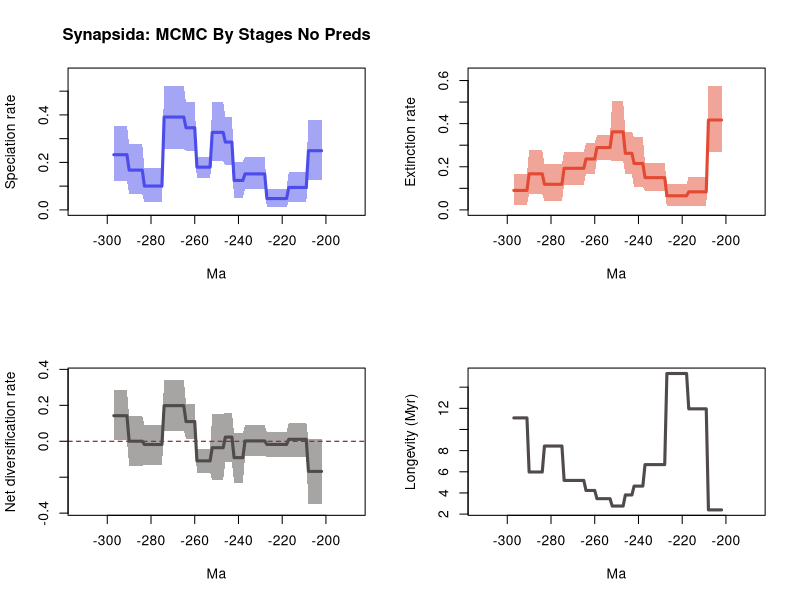

Write R code to recreate this figure.
# 1 files combined:
# 	C:\Users\SimoesLabAdmin\Documents\BDNN_Arielli\updated_occurrence_analyses\model_1\synapsida/combined_10marginal_rates.log

# 95% HPDs calculated using code from Biopy (https://www.cs.auckland.ac.nz/~yhel002/biopy/)

pdf(file='C:/Users/SimoesLabAdmin/Documents/BDNN_Arielli/updated_occurrence_analyses/model_1/synapsida/combined_10marginal_rates_RTT.pdf',width=10.8, height=8.4)
par(mfrow=c(2,2))
library(scales)
L_hpd_m95=c(NA, NA,NA,NA,NA,NA,NA,NA,NA,NA,NA,NA,NA,NA,NA,NA,NA,NA,NA,NA,NA,NA,NA,NA,NA,NA,NA,NA,NA,NA,NA,NA,NA,NA,NA,NA,NA,NA,NA,NA,NA,NA,NA,NA,NA,NA,NA,NA,NA,NA,NA,NA,NA,NA,NA,NA,NA,NA,NA,NA,NA,NA,NA,NA,NA,NA,NA,NA,NA,NA,NA,NA,NA,NA,NA,NA,NA,NA,NA,NA,NA,NA,NA,NA,NA,NA,NA,NA,NA,NA,NA,NA,NA,NA,NA,NA,NA,NA,NA,NA,NA,NA,NA,NA,NA,NA,NA,NA,NA,NA,NA,NA,NA,NA,NA,NA,NA,NA,NA,NA,NA,NA,NA,NA,NA,NA,NA,NA,NA,NA,NA,NA,NA,NA,NA,NA,NA,NA,NA,NA,NA,NA,NA,NA,NA,NA,NA,NA,NA,NA,NA,NA,NA,NA,NA,NA,NA,NA,NA,NA,NA,NA,NA,NA,NA,NA,NA,NA,NA,NA,NA,NA,NA,NA,NA,NA,NA,NA,NA,NA,NA,NA,NA,NA,NA,NA,NA,NA,NA,NA,NA,NA,NA,NA,NA,NA,NA,NA,NA,NA,NA,NA,0.12398,0.12398,0.12398,0.12398,0.12398,0.12398,0.12398,0.035238,0.035238,0.035238,0.035238,0.035238,0.035238,0.035238,0.035238,0.035238,0.010926,0.010926,0.010926,0.010926,0.010926,0.010926,0.010926,0.010926,0.010926,0.010926,0.089178,0.089178,0.089178,0.089178,0.089178,0.089178,0.089178,0.089178,0.089178,0.089178,0.050197,0.050197,0.050197,0.050197,0.050197,0.188749,0.188749,0.188749,0.188749,0.203822,0.203822,0.203822,0.203822,0.203822,0.203822,0.13558,0.13558,0.13558,0.13558,0.13558,0.13558,0.13558,0.249373,0.249373,0.249373,0.249373,0.249373,0.256268,0.256268,0.256268,0.256268,0.256268,0.256268,0.256268,0.256268,0.256268,0.256268,0.03174,0.03174,0.03174,0.03174,0.03174,0.03174,0.03174,0.03174,0.03174,0.067505,0.067505,0.067505,0.067505,0.067505,0.067505,0.067505,0.122307,0.122307,0.122307,0.122307,0.122307,0.122307,0.122307)
L_hpd_M95=c(NA, NA,NA,NA,NA,NA,NA,NA,NA,NA,NA,NA,NA,NA,NA,NA,NA,NA,NA,NA,NA,NA,NA,NA,NA,NA,NA,NA,NA,NA,NA,NA,NA,NA,NA,NA,NA,NA,NA,NA,NA,NA,NA,NA,NA,NA,NA,NA,NA,NA,NA,NA,NA,NA,NA,NA,NA,NA,NA,NA,NA,NA,NA,NA,NA,NA,NA,NA,NA,NA,NA,NA,NA,NA,NA,NA,NA,NA,NA,NA,NA,NA,NA,NA,NA,NA,NA,NA,NA,NA,NA,NA,NA,NA,NA,NA,NA,NA,NA,NA,NA,NA,NA,NA,NA,NA,NA,NA,NA,NA,NA,NA,NA,NA,NA,NA,NA,NA,NA,NA,NA,NA,NA,NA,NA,NA,NA,NA,NA,NA,NA,NA,NA,NA,NA,NA,NA,NA,NA,NA,NA,NA,NA,NA,NA,NA,NA,NA,NA,NA,NA,NA,NA,NA,NA,NA,NA,NA,NA,NA,NA,NA,NA,NA,NA,NA,NA,NA,NA,NA,NA,NA,NA,NA,NA,NA,NA,NA,NA,NA,NA,NA,NA,NA,NA,NA,NA,NA,NA,NA,NA,NA,NA,NA,NA,NA,NA,NA,NA,NA,NA,NA,0.378564,0.378564,0.378564,0.378564,0.378564,0.378564,0.378564,0.160511,0.160511,0.160511,0.160511,0.160511,0.160511,0.160511,0.160511,0.160511,0.089589,0.089589,0.089589,0.089589,0.089589,0.089589,0.089589,0.089589,0.089589,0.089589,0.220957,0.220957,0.220957,0.220957,0.220957,0.220957,0.220957,0.220957,0.220957,0.220957,0.202603,0.202603,0.202603,0.202603,0.202603,0.390107,0.390107,0.390107,0.390107,0.455962,0.455962,0.455962,0.455962,0.455962,0.455962,0.224789,0.224789,0.224789,0.224789,0.224789,0.224789,0.224789,0.452275,0.452275,0.452275,0.452275,0.452275,0.522084,0.522084,0.522084,0.522084,0.522084,0.522084,0.522084,0.522084,0.522084,0.522084,0.17673,0.17673,0.17673,0.17673,0.17673,0.17673,0.17673,0.17673,0.17673,0.277863,0.277863,0.277863,0.277863,0.277863,0.277863,0.277863,0.354981,0.354981,0.354981,0.354981,0.354981,0.354981,0.354981)
M_hpd_m95=c(NA, NA,NA,NA,NA,NA,NA,NA,NA,NA,NA,NA,NA,NA,NA,NA,NA,NA,NA,NA,NA,NA,NA,NA,NA,NA,NA,NA,NA,NA,NA,NA,NA,NA,NA,NA,NA,NA,NA,NA,NA,NA,NA,NA,NA,NA,NA,NA,NA,NA,NA,NA,NA,NA,NA,NA,NA,NA,NA,NA,NA,NA,NA,NA,NA,NA,NA,NA,NA,NA,NA,NA,NA,NA,NA,NA,NA,NA,NA,NA,NA,NA,NA,NA,NA,NA,NA,NA,NA,NA,NA,NA,NA,NA,NA,NA,NA,NA,NA,NA,NA,NA,NA,NA,NA,NA,NA,NA,NA,NA,NA,NA,NA,NA,NA,NA,NA,NA,NA,NA,NA,NA,NA,NA,NA,NA,NA,NA,NA,NA,NA,NA,NA,NA,NA,NA,NA,NA,NA,NA,NA,NA,NA,NA,NA,NA,NA,NA,NA,NA,NA,NA,NA,NA,NA,NA,NA,NA,NA,NA,NA,NA,NA,NA,NA,NA,NA,NA,NA,NA,NA,NA,NA,NA,NA,NA,NA,NA,NA,NA,NA,NA,NA,NA,NA,NA,NA,NA,NA,NA,NA,NA,NA,NA,NA,NA,NA,NA,NA,NA,NA,NA,0.268564,0.268564,0.268564,0.268564,0.268564,0.268564,0.268564,0.017252,0.017252,0.017252,0.017252,0.017252,0.017252,0.017252,0.017252,0.017252,0.015781,0.015781,0.015781,0.015781,0.015781,0.015781,0.015781,0.015781,0.015781,0.015781,0.087771,0.087771,0.087771,0.087771,0.087771,0.087771,0.087771,0.087771,0.087771,0.087771,0.104846,0.104846,0.104846,0.104846,0.104846,0.166256,0.166256,0.166256,0.166256,0.226614,0.226614,0.226614,0.226614,0.226614,0.226614,0.233401,0.233401,0.233401,0.233401,0.233401,0.233401,0.233401,0.168287,0.168287,0.168287,0.168287,0.168287,0.116176,0.116176,0.116176,0.116176,0.116176,0.116176,0.116176,0.116176,0.116176,0.116176,0.039818,0.039818,0.039818,0.039818,0.039818,0.039818,0.039818,0.039818,0.039818,0.072229,0.072229,0.072229,0.072229,0.072229,0.072229,0.072229,0.023438,0.023438,0.023438,0.023438,0.023438,0.023438,0.023438)
M_hpd_M95=c(NA, NA,NA,NA,NA,NA,NA,NA,NA,NA,NA,NA,NA,NA,NA,NA,NA,NA,NA,NA,NA,NA,NA,NA,NA,NA,NA,NA,NA,NA,NA,NA,NA,NA,NA,NA,NA,NA,NA,NA,NA,NA,NA,NA,NA,NA,NA,NA,NA,NA,NA,NA,NA,NA,NA,NA,NA,NA,NA,NA,NA,NA,NA,NA,NA,NA,NA,NA,NA,NA,NA,NA,NA,NA,NA,NA,NA,NA,NA,NA,NA,NA,NA,NA,NA,NA,NA,NA,NA,NA,NA,NA,NA,NA,NA,NA,NA,NA,NA,NA,NA,NA,NA,NA,NA,NA,NA,NA,NA,NA,NA,NA,NA,NA,NA,NA,NA,NA,NA,NA,NA,NA,NA,NA,NA,NA,NA,NA,NA,NA,NA,NA,NA,NA,NA,NA,NA,NA,NA,NA,NA,NA,NA,NA,NA,NA,NA,NA,NA,NA,NA,NA,NA,NA,NA,NA,NA,NA,NA,NA,NA,NA,NA,NA,NA,NA,NA,NA,NA,NA,NA,NA,NA,NA,NA,NA,NA,NA,NA,NA,NA,NA,NA,NA,NA,NA,NA,NA,NA,NA,NA,NA,NA,NA,NA,NA,NA,NA,NA,NA,NA,NA,0.575005,0.575005,0.575005,0.575005,0.575005,0.575005,0.575005,0.154699,0.154699,0.154699,0.154699,0.154699,0.154699,0.154699,0.154699,0.154699,0.121655,0.121655,0.121655,0.121655,0.121655,0.121655,0.121655,0.121655,0.121655,0.121655,0.217093,0.217093,0.217093,0.217093,0.217093,0.217093,0.217093,0.217093,0.217093,0.217093,0.33717,0.33717,0.33717,0.33717,0.33717,0.362501,0.362501,0.362501,0.362501,0.504003,0.504003,0.504003,0.504003,0.504003,0.504003,0.346271,0.346271,0.346271,0.346271,0.346271,0.346271,0.346271,0.310155,0.310155,0.310155,0.310155,0.310155,0.270274,0.270274,0.270274,0.270274,0.270274,0.270274,0.270274,0.270274,0.270274,0.270274,0.211624,0.211624,0.211624,0.211624,0.211624,0.211624,0.211624,0.211624,0.211624,0.275747,0.275747,0.275747,0.275747,0.275747,0.275747,0.275747,0.164457,0.164457,0.164457,0.164457,0.164457,0.164457,0.164457)
R_hpd_m95=c(NA, NA,NA,NA,NA,NA,NA,NA,NA,NA,NA,NA,NA,NA,NA,NA,NA,NA,NA,NA,NA,NA,NA,NA,NA,NA,NA,NA,NA,NA,NA,NA,NA,NA,NA,NA,NA,NA,NA,NA,NA,NA,NA,NA,NA,NA,NA,NA,NA,NA,NA,NA,NA,NA,NA,NA,NA,NA,NA,NA,NA,NA,NA,NA,NA,NA,NA,NA,NA,NA,NA,NA,NA,NA,NA,NA,NA,NA,NA,NA,NA,NA,NA,NA,NA,NA,NA,NA,NA,NA,NA,NA,NA,NA,NA,NA,NA,NA,NA,NA,NA,NA,NA,NA,NA,NA,NA,NA,NA,NA,NA,NA,NA,NA,NA,NA,NA,NA,NA,NA,NA,NA,NA,NA,NA,NA,NA,NA,NA,NA,NA,NA,NA,NA,NA,NA,NA,NA,NA,NA,NA,NA,NA,NA,NA,NA,NA,NA,NA,NA,NA,NA,NA,NA,NA,NA,NA,NA,NA,NA,NA,NA,NA,NA,NA,NA,NA,NA,NA,NA,NA,NA,NA,NA,NA,NA,NA,NA,NA,NA,NA,NA,NA,NA,NA,NA,NA,NA,NA,NA,NA,NA,NA,NA,NA,NA,NA,NA,NA,NA,NA,NA,-0.347137,-0.347137,-0.347137,-0.347137,-0.347137,-0.347137,-0.347137,-0.084862,-0.084862,-0.084862,-0.084862,-0.084862,-0.084862,-0.084862,-0.084862,-0.084862,-0.086113,-0.086113,-0.086113,-0.086113,-0.086113,-0.086113,-0.086113,-0.086113,-0.086113,-0.086113,-0.08283,-0.08283,-0.08283,-0.08283,-0.08283,-0.08283,-0.08283,-0.08283,-0.08283,-0.08283,-0.232597,-0.232597,-0.232597,-0.232597,-0.232597,-0.114546,-0.114546,-0.114546,-0.114546,-0.215793,-0.215793,-0.215793,-0.215793,-0.215793,-0.215793,-0.176518,-0.176518,-0.176518,-0.176518,-0.176518,-0.176518,-0.176518,0.013626,0.013626,0.013626,0.013626,0.013626,0.058535,0.058535,0.058535,0.058535,0.058535,0.058535,0.058535,0.058535,0.058535,0.058535,-0.132263,-0.132263,-0.132263,-0.132263,-0.132263,-0.132263,-0.132263,-0.132263,-0.132263,-0.136352,-0.136352,-0.136352,-0.136352,-0.136352,-0.136352,-0.136352,0.007149,0.007149,0.007149,0.007149,0.007149,0.007149,0.007149)
R_hpd_M95=c(NA, NA,NA,NA,NA,NA,NA,NA,NA,NA,NA,NA,NA,NA,NA,NA,NA,NA,NA,NA,NA,NA,NA,NA,NA,NA,NA,NA,NA,NA,NA,NA,NA,NA,NA,NA,NA,NA,NA,NA,NA,NA,NA,NA,NA,NA,NA,NA,NA,NA,NA,NA,NA,NA,NA,NA,NA,NA,NA,NA,NA,NA,NA,NA,NA,NA,NA,NA,NA,NA,NA,NA,NA,NA,NA,NA,NA,NA,NA,NA,NA,NA,NA,NA,NA,NA,NA,NA,NA,NA,NA,NA,NA,NA,NA,NA,NA,NA,NA,NA,NA,NA,NA,NA,NA,NA,NA,NA,NA,NA,NA,NA,NA,NA,NA,NA,NA,NA,NA,NA,NA,NA,NA,NA,NA,NA,NA,NA,NA,NA,NA,NA,NA,NA,NA,NA,NA,NA,NA,NA,NA,NA,NA,NA,NA,NA,NA,NA,NA,NA,NA,NA,NA,NA,NA,NA,NA,NA,NA,NA,NA,NA,NA,NA,NA,NA,NA,NA,NA,NA,NA,NA,NA,NA,NA,NA,NA,NA,NA,NA,NA,NA,NA,NA,NA,NA,NA,NA,NA,NA,NA,NA,NA,NA,NA,NA,NA,NA,NA,NA,NA,NA,0.015154,0.015154,0.015154,0.015154,0.015154,0.015154,0.015154,0.104082,0.104082,0.104082,0.104082,0.104082,0.104082,0.104082,0.104082,0.104082,0.050342,0.050342,0.050342,0.050342,0.050342,0.050342,0.050342,0.050342,0.050342,0.050342,0.088932,0.088932,0.088932,0.088932,0.088932,0.088932,0.088932,0.088932,0.088932,0.088932,0.044627,0.044627,0.044627,0.044627,0.044627,0.159405,0.159405,0.159405,0.159405,0.149869,0.149869,0.149869,0.149869,0.149869,0.149869,-0.044118,-0.044118,-0.044118,-0.044118,-0.044118,-0.044118,-0.044118,0.208987,0.208987,0.208987,0.208987,0.208987,0.342705,0.342705,0.342705,0.342705,0.342705,0.342705,0.342705,0.342705,0.342705,0.342705,0.089452,0.089452,0.089452,0.089452,0.089452,0.089452,0.089452,0.089452,0.089452,0.13987,0.13987,0.13987,0.13987,0.13987,0.13987,0.13987,0.283942,0.283942,0.283942,0.283942,0.283942,0.283942,0.283942)
L_mean=c(NA, NA,NA,NA,NA,NA,NA,NA,NA,NA,NA,NA,NA,NA,NA,NA,NA,NA,NA,NA,NA,NA,NA,NA,NA,NA,NA,NA,NA,NA,NA,NA,NA,NA,NA,NA,NA,NA,NA,NA,NA,NA,NA,NA,NA,NA,NA,NA,NA,NA,NA,NA,NA,NA,NA,NA,NA,NA,NA,NA,NA,NA,NA,NA,NA,NA,NA,NA,NA,NA,NA,NA,NA,NA,NA,NA,NA,NA,NA,NA,NA,NA,NA,NA,NA,NA,NA,NA,NA,NA,NA,NA,NA,NA,NA,NA,NA,NA,NA,NA,NA,NA,NA,NA,NA,NA,NA,NA,NA,NA,NA,NA,NA,NA,NA,NA,NA,NA,NA,NA,NA,NA,NA,NA,NA,NA,NA,NA,NA,NA,NA,NA,NA,NA,NA,NA,NA,NA,NA,NA,NA,NA,NA,NA,NA,NA,NA,NA,NA,NA,NA,NA,NA,NA,NA,NA,NA,NA,NA,NA,NA,NA,NA,NA,NA,NA,NA,NA,NA,NA,NA,NA,NA,NA,NA,NA,NA,NA,NA,NA,NA,NA,NA,NA,NA,NA,NA,NA,NA,NA,NA,NA,NA,NA,NA,NA,NA,NA,NA,NA,NA,NA,0.249163607644444,0.249163607644444,0.249163607644444,0.249163607644444,0.249163607644444,0.249163607644444,0.249163607644444,0.094558524088889,0.094558524088889,0.094558524088889,0.094558524088889,0.094558524088889,0.094558524088889,0.094558524088889,0.094558524088889,0.094558524088889,0.047753701155556,0.047753701155556,0.047753701155556,0.047753701155556,0.047753701155556,0.047753701155556,0.047753701155556,0.047753701155556,0.047753701155556,0.047753701155556,0.151631229655556,0.151631229655556,0.151631229655556,0.151631229655556,0.151631229655556,0.151631229655556,0.151631229655556,0.151631229655556,0.151631229655556,0.151631229655556,0.123930977655556,0.123930977655556,0.123930977655556,0.123930977655556,0.123930977655556,0.285512116677778,0.285512116677778,0.285512116677778,0.285512116677778,0.326357269155556,0.326357269155556,0.326357269155556,0.326357269155556,0.326357269155556,0.326357269155556,0.1799750811,0.1799750811,0.1799750811,0.1799750811,0.1799750811,0.1799750811,0.1799750811,0.345851854522222,0.345851854522222,0.345851854522222,0.345851854522222,0.345851854522222,0.3911269833,0.3911269833,0.3911269833,0.3911269833,0.3911269833,0.3911269833,0.3911269833,0.3911269833,0.3911269833,0.3911269833,0.1004373267,0.1004373267,0.1004373267,0.1004373267,0.1004373267,0.1004373267,0.1004373267,0.1004373267,0.1004373267,0.167575954722222,0.167575954722222,0.167575954722222,0.167575954722222,0.167575954722222,0.167575954722222,0.167575954722222,0.232317361811111,0.232317361811111,0.232317361811111,0.232317361811111,0.232317361811111,0.232317361811111,0.232317361811111)
M_mean=c(NA, NA,NA,NA,NA,NA,NA,NA,NA,NA,NA,NA,NA,NA,NA,NA,NA,NA,NA,NA,NA,NA,NA,NA,NA,NA,NA,NA,NA,NA,NA,NA,NA,NA,NA,NA,NA,NA,NA,NA,NA,NA,NA,NA,NA,NA,NA,NA,NA,NA,NA,NA,NA,NA,NA,NA,NA,NA,NA,NA,NA,NA,NA,NA,NA,NA,NA,NA,NA,NA,NA,NA,NA,NA,NA,NA,NA,NA,NA,NA,NA,NA,NA,NA,NA,NA,NA,NA,NA,NA,NA,NA,NA,NA,NA,NA,NA,NA,NA,NA,NA,NA,NA,NA,NA,NA,NA,NA,NA,NA,NA,NA,NA,NA,NA,NA,NA,NA,NA,NA,NA,NA,NA,NA,NA,NA,NA,NA,NA,NA,NA,NA,NA,NA,NA,NA,NA,NA,NA,NA,NA,NA,NA,NA,NA,NA,NA,NA,NA,NA,NA,NA,NA,NA,NA,NA,NA,NA,NA,NA,NA,NA,NA,NA,NA,NA,NA,NA,NA,NA,NA,NA,NA,NA,NA,NA,NA,NA,NA,NA,NA,NA,NA,NA,NA,NA,NA,NA,NA,NA,NA,NA,NA,NA,NA,NA,NA,NA,NA,NA,NA,NA,0.416874343422222,0.416874343422222,0.416874343422222,0.416874343422222,0.416874343422222,0.416874343422222,0.416874343422222,0.083668472877778,0.083668472877778,0.083668472877778,0.083668472877778,0.083668472877778,0.083668472877778,0.083668472877778,0.083668472877778,0.083668472877778,0.065399885333333,0.065399885333333,0.065399885333333,0.065399885333333,0.065399885333333,0.065399885333333,0.065399885333333,0.065399885333333,0.065399885333333,0.065399885333333,0.149695984311111,0.149695984311111,0.149695984311111,0.149695984311111,0.149695984311111,0.149695984311111,0.149695984311111,0.149695984311111,0.149695984311111,0.149695984311111,0.215101701244444,0.215101701244444,0.215101701244444,0.215101701244444,0.215101701244444,0.262417985333333,0.262417985333333,0.262417985333333,0.262417985333333,0.362085465155556,0.362085465155556,0.362085465155556,0.362085465155556,0.362085465155556,0.362085465155556,0.289076785833333,0.289076785833333,0.289076785833333,0.289076785833333,0.289076785833333,0.289076785833333,0.289076785833333,0.236153293944444,0.236153293944444,0.236153293944444,0.236153293944444,0.236153293944444,0.192882430311111,0.192882430311111,0.192882430311111,0.192882430311111,0.192882430311111,0.192882430311111,0.192882430311111,0.192882430311111,0.192882430311111,0.192882430311111,0.118558100422222,0.118558100422222,0.118558100422222,0.118558100422222,0.118558100422222,0.118558100422222,0.118558100422222,0.118558100422222,0.118558100422222,0.167225209077778,0.167225209077778,0.167225209077778,0.167225209077778,0.167225209077778,0.167225209077778,0.167225209077778,0.090145854955556,0.090145854955556,0.090145854955556,0.090145854955556,0.090145854955556,0.090145854955556,0.090145854955556)
R_mean=c(NA, NA,NA,NA,NA,NA,NA,NA,NA,NA,NA,NA,NA,NA,NA,NA,NA,NA,NA,NA,NA,NA,NA,NA,NA,NA,NA,NA,NA,NA,NA,NA,NA,NA,NA,NA,NA,NA,NA,NA,NA,NA,NA,NA,NA,NA,NA,NA,NA,NA,NA,NA,NA,NA,NA,NA,NA,NA,NA,NA,NA,NA,NA,NA,NA,NA,NA,NA,NA,NA,NA,NA,NA,NA,NA,NA,NA,NA,NA,NA,NA,NA,NA,NA,NA,NA,NA,NA,NA,NA,NA,NA,NA,NA,NA,NA,NA,NA,NA,NA,NA,NA,NA,NA,NA,NA,NA,NA,NA,NA,NA,NA,NA,NA,NA,NA,NA,NA,NA,NA,NA,NA,NA,NA,NA,NA,NA,NA,NA,NA,NA,NA,NA,NA,NA,NA,NA,NA,NA,NA,NA,NA,NA,NA,NA,NA,NA,NA,NA,NA,NA,NA,NA,NA,NA,NA,NA,NA,NA,NA,NA,NA,NA,NA,NA,NA,NA,NA,NA,NA,NA,NA,NA,NA,NA,NA,NA,NA,NA,NA,NA,NA,NA,NA,NA,NA,NA,NA,NA,NA,NA,NA,NA,NA,NA,NA,NA,NA,NA,NA,NA,NA,-0.1677107365,-0.1677107365,-0.1677107365,-0.1677107365,-0.1677107365,-0.1677107365,-0.1677107365,0.010890052166667,0.010890052166667,0.010890052166667,0.010890052166667,0.010890052166667,0.010890052166667,0.010890052166667,0.010890052166667,0.010890052166667,-0.017646183611111,-0.017646183611111,-0.017646183611111,-0.017646183611111,-0.017646183611111,-0.017646183611111,-0.017646183611111,-0.017646183611111,-0.017646183611111,-0.017646183611111,0.0019352475,0.0019352475,0.0019352475,0.0019352475,0.0019352475,0.0019352475,0.0019352475,0.0019352475,0.0019352475,0.0019352475,-0.091170723655556,-0.091170723655556,-0.091170723655556,-0.091170723655556,-0.091170723655556,0.023094133566667,0.023094133566667,0.023094133566667,0.023094133566667,-0.035728198944444,-0.035728198944444,-0.035728198944444,-0.035728198944444,-0.035728198944444,-0.035728198944444,-0.109101707522222,-0.109101707522222,-0.109101707522222,-0.109101707522222,-0.109101707522222,-0.109101707522222,-0.109101707522222,0.109698562544444,0.109698562544444,0.109698562544444,0.109698562544444,0.109698562544444,0.198244550288889,0.198244550288889,0.198244550288889,0.198244550288889,0.198244550288889,0.198244550288889,0.198244550288889,0.198244550288889,0.198244550288889,0.198244550288889,-0.018120774133333,-0.018120774133333,-0.018120774133333,-0.018120774133333,-0.018120774133333,-0.018120774133333,-0.018120774133333,-0.018120774133333,-0.018120774133333,0.000350745511111,0.000350745511111,0.000350745511111,0.000350745511111,0.000350745511111,0.000350745511111,0.000350745511111,0.142171505411111,0.142171505411111,0.142171505411111,0.142171505411111,0.142171505411111,0.142171505411111,0.142171505411111)
trans=0.5
age=(0:(298-1))* -1
plot(age,age,type = 'n', ylim = c(0, 0.5742924), xlim = c(-312.9,-187.1), ylab = 'Speciation rate', xlab = 'Ma',main='Synapsida: MCMC By Stages No Preds' )
polygon(c(age, rev(age)), c(L_hpd_M95, rev(L_hpd_m95)), col = alpha("#4c4cec",trans), border = NA)
lines(rev(age), rev(L_mean), col = "#4c4cec", lwd=3)
plot(age,age,type = 'n', ylim = c(0, 0.6325055), xlim = c(-312.9,-187.1), ylab = 'Extinction rate', xlab = 'Ma' )
polygon(c(age, rev(age)), c(M_hpd_M95, rev(M_hpd_m95)), col = alpha("#e34a33",trans), border = NA)
lines(rev(age), rev(M_mean), col = "#e34a33", lwd=3)
plot(age,age,type = 'n', ylim = c(-0.3818507, 0.3769755), xlim = c(-312.9,-187.1), ylab = 'Net diversification rate', xlab = 'Ma' )
abline(h=0,lty=2,col="darkred")
polygon(c(age, rev(age)), c(R_hpd_M95, rev(R_hpd_m95)), col = alpha("#504A4B",trans), border = NA)
lines(rev(age), rev(R_mean), col = "#504A4B", lwd=3)
plot(age,rev(1/M_mean),type = 'n', xlim = c(-312.9,-187.1), ylab = 'Longevity (Myr)', xlab = 'Ma' )
lines(rev(age), rev(1/M_mean), col = "#504A4B", lwd=3)
n <- dev.off()
